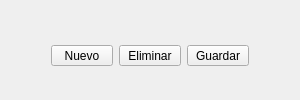
                   <widget class="QWidget" name="widget_28" native="true">
                    <layout class="QHBoxLayout" name="horizontalLayout_21">
                     <property name="bottomMargin">
                      <number>0</number>
                     </property>
                     <item>
                      <spacer name="horizontalSpacer_3">
                       <property name="orientation">
                        <enum>Qt::Orientation::Horizontal</enum>
                       </property>
                       <property name="sizeHint" stdset="0">
                        <size>
                         <width>40</width>
                         <height>20</height>
                        </size>
                       </property>
                      </spacer>
                     </item>
                     <item>
                      <widget class="QToolButton" name="btnnuevo">
                       <property name="minimumSize">
                        <size>
                         <width>62</width>
                         <height>0</height>
                        </size>
                       </property>
                       <property name="text">
                        <string>Nuevo</string>
                       </property>
                       <property name="icon">
                        <iconset resource="../../recursos/recursos.qrc">
                         <normaloff>:/iconos/iconos/nuevo.ico</normaloff>:/iconos/iconos/nuevo.ico</iconset>
                       </property>
                       <property name="iconSize">
                        <size>
                         <width>40</width>
                         <height>40</height>
                        </size>
                       </property>
                       <property name="toolButtonStyle">
                        <enum>Qt::ToolButtonStyle::ToolButtonTextUnderIcon</enum>
                       </property>
                      </widget>
                     </item>
                     <item>
                      <widget class="QToolButton" name="btneliminar">
                       <property name="minimumSize">
                        <size>
                         <width>62</width>
                         <height>0</height>
                        </size>
                       </property>
                       <property name="text">
                        <string>Eliminar</string>
                       </property>
                       <property name="icon">
                        <iconset resource="../../recursos/recursos.qrc">
                         <normaloff>:/iconos/iconos/eliminar.ico</normaloff>:/iconos/iconos/eliminar.ico</iconset>
                       </property>
                       <property name="iconSize">
                        <size>
                         <width>40</width>
                         <height>40</height>
                        </size>
                       </property>
                       <property name="toolButtonStyle">
                        <enum>Qt::ToolButtonStyle::ToolButtonTextUnderIcon</enum>
                       </property>
                      </widget>
                     </item>
                     <item>
                      <widget class="QToolButton" name="btnguardar">
                       <property name="minimumSize">
                        <size>
                         <width>62</width>
                         <height>0</height>
                        </size>
                       </property>
                       <property name="text">
                        <string>Guardar</string>
                       </property>
                       <property name="icon">
                        <iconset resource="../../recursos/recursos.qrc">
                         <normaloff>:/iconos/iconos/guardar.ico</normaloff>:/iconos/iconos/guardar.ico</iconset>
                       </property>
                       <property name="iconSize">
                        <size>
                         <width>40</width>
                         <height>40</height>
                        </size>
                       </property>
                       <property name="toolButtonStyle">
                        <enum>Qt::ToolButtonStyle::ToolButtonTextUnderIcon</enum>
                       </property>
                      </widget>
                     </item>
                     <item>
                      <spacer name="horizontalSpacer_4">
                       <property name="orientation">
                        <enum>Qt::Orientation::Horizontal</enum>
                       </property>
                       <property name="sizeHint" stdset="0">
                        <size>
                         <width>40</width>
                         <height>20</height>
                        </size>
                       </property>
                      </spacer>
                     </item>
                    </layout>
                   </widget>
